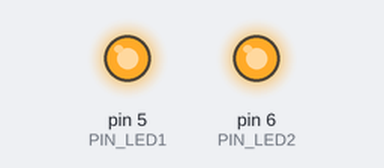
Bench run of a sketch on a simulated Arduino Uno, built with avr-gcc and run on an emulated ATmega328P. Shown: output pins drawn as LEDs (lit = HIGH). No radio packets arrive unless stated.

Above: at 0.1 s.
Timing chart, 0 to 1.6 s (numbered marks = the images above):
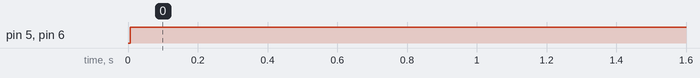

Measured:
- by itself, pin 5 (PIN_LED1), pin 6 (PIN_LED2): LOW → HIGH at 0.01 s

The sketch:

base.ino
```cpp
#include <nRF24L01.h>
#include <printf.h>
#include <RF24.h>
#include <RF24_config.h>

//---------------------------------
// Parameters
//---------------------------------
// Defines which buzzer code will run on - 0 = Reset, 1 = P1, 2 = P2
int BUZZER_NUM = 0;

//---------------------------------
// Pin numbers
//---------------------------------
int PIN_CE = 7;
int PIN_CSN = 8;
int PIN_SCK = 13;
int PIN_MOSI = 11;
int PIN_MISO = 12;
int PIN_IRQ = 2;

//Note: LEDs are active-low
int PIN_LED1 = 5;
int PIN_LED2 = 6;


//---------------------------------
RF24 radio(PIN_CE, PIN_CSN);

// Define addresses for each machine
byte buttonAddress[][6] = {"RESET", "BUZZ1", "BUZZ2"};
byte baseAddress[6] = {"BASE"};

int litLED = 0;

void setup() {
  // Configure pins for LEDs
  pinMode(PIN_LED1, OUTPUT);
  pinMode(PIN_LED2, OUTPUT);

  radio.begin();
  radio.setRetries(10,15);
  radio.setPALevel(RF24_PA_LOW);
  radio.openReadingPipe(1,baseAddress);

  radio.startListening();
}

void loop() {
  uint8_t receivedPayload;
  if(radio.available())
  {
    while(radio.available())
    {
      radio.read(&receivedPayload,sizeof(receivedPayload));
      switch(receivedPayload)
      {
        case 0:
          litLED = 0;
          break;
        case 1:
          if(litLED==0) litLED = 1;
          break;
        case 2:
          if(litLED==0) litLED = 2;
          break;
        default:
          //Possible error handling here
          break;
      }
    }
  }
  switch(litLED)
  {
    case 0:
      digitalWrite(PIN_LED1,HIGH);
      digitalWrite(PIN_LED2,HIGH);
      break;
    case 1:
      digitalWrite(PIN_LED1,LOW);
      digitalWrite(PIN_LED2,HIGH);
      break;
    case 2:
      digitalWrite(PIN_LED1,HIGH);
      digitalWrite(PIN_LED2,LOW);
      break;
    default:
      //Possible error handling here
      break;
  }
}
```
